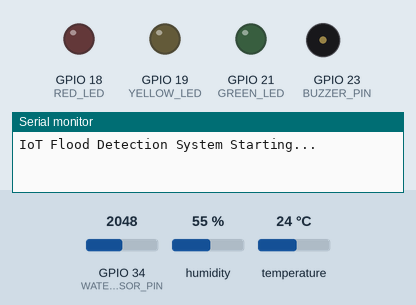
This sketch was run on a simulated ESP32. Shown: output pins drawn as LEDs (lit = HIGH), buzzer (waves = sounding, pin HIGH), the last lines printed to the serial monitor. Inputs (shaded band) come from the test bench; at power-on: GPIO 34 (WATER_SENSOR_PIN) = 2048, humidity 55 %, temperature 24 °C (analog values on the 0–4095 scale). WiFi joins after 1.5 s; servers stay silent unless stated.

Above: at 3.0 s.
3.1 s: GPIO 34 (WATER_SENSOR_PIN) set to 2191
5.3 s: GPIO 34 (WATER_SENSOR_PIN) set to 2304
At 6.7 s:
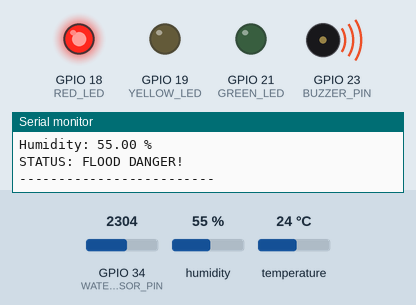
7.3 s: GPIO 34 (WATER_SENSOR_PIN) set to 491
At 9.0 s:
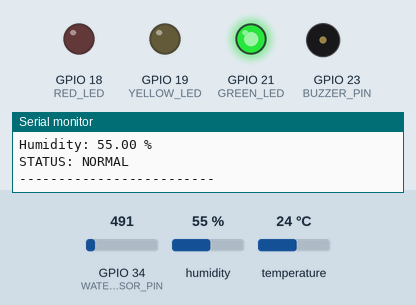
9.3 s: GPIO 34 (WATER_SENSOR_PIN) set to 872
11.0 s: GPIO 34 (WATER_SENSOR_PIN) set to 971
At 12.1 s:
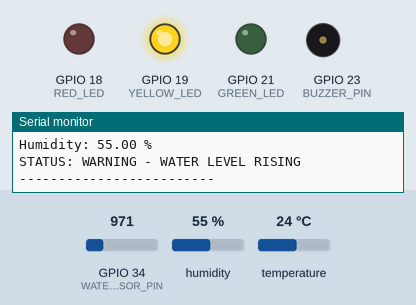
13.3 s: GPIO 34 (WATER_SENSOR_PIN) set to 0
At 15.2 s:
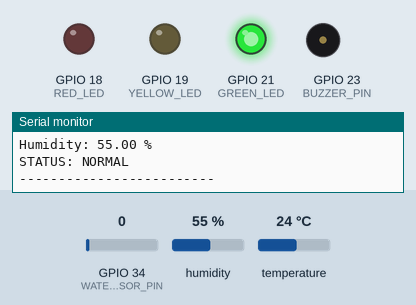
Timing chart, 0 to 16.3 s (numbered marks = the images above; inputs shaded):
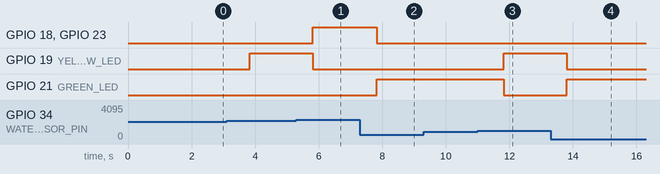

The sketch:

flood_detection.ino
```cpp
#define BLYNK_TEMPLATE_ID "BLYNK_TEMPLATE_ID"
#define BLYNK_TEMPLATE_NAME "BLYNK_TEMPLATE_NAME"
#define BLYNK_AUTH_TOKEN "BLYNK_AUTH_TOKEN"

#define BLYNK_PRINT Serial

#include <WiFi.h>
#include <BlynkSimpleEsp32.h>
#include <DHT.h>

// Wi-Fi credentials
char ssid[] = "userwifi";
char pass[] = "password";

// Sensor pins
#define WATER_SENSOR_PIN 34
#define DHT_PIN 4
#define DHT_TYPE DHT11

// LED and buzzer pins
#define RED_LED 18
#define YELLOW_LED 19
#define GREEN_LED 21
#define BUZZER_PIN 23

// DHT11 setup
DHT dht(DHT_PIN, DHT_TYPE);

// Example thresholds: calibrate using actual sensor readings
#define WARNING_THRESHOLD 10
#define FLOOD_THRESHOLD  25

BlynkTimer timer;

// Previous flood status
int previousStatus = -1;

// Status values:
// 0 = NORMAL
// 1 = WARNING
// 2 = FLOOD DANGER

void readSensors()
{
  // Read water level
 int waterRaw = analogRead(WATER_SENSOR_PIN);

 // Convert ESP32 sensor reading to 0–30 cm
 int waterLevel = map(waterRaw, 0, 2700, 0, 30);

 // Keep value within 0–30
 waterLevel = constrain(waterLevel, 0, 30);

 Serial.print("Raw Water Value: ");
 Serial.println(waterRaw);

 Serial.print("Water Level in cm: ");
 Serial.println(waterLevel);

    // V0: Water level gauge
 // Send only 0–30 value to Blynk
 Blynk.virtualWrite(V0, waterLevel);
  // Read temperature and humidity
  float temperature = dht.readTemperature();
  float humidity = dht.readHumidity();

  Serial.println("\n-------------------------");

  Serial.print("Water Level: ");
  Serial.println(waterLevel);

  // V1: Temperature gauge
  // V2: Humidity gauge
  if (!isnan(temperature) && !isnan(humidity))
  {
    Serial.print("Temperature: ");
    Serial.print(temperature);
    Serial.println(" C");

    Serial.print("Humidity: ");
    Serial.print(humidity);
    Serial.println(" %");

    Blynk.virtualWrite(V1, temperature);
    Blynk.virtualWrite(V2, humidity);
  }
  else
  {
    Serial.println("DHT11 reading failed!");
  }

  // Determine flood status
  int currentStatus;

  if (waterLevel >= FLOOD_THRESHOLD)
  {
    currentStatus = 2;
  }
  else if (waterLevel >= WARNING_THRESHOLD)
  {
    currentStatus = 1;
  }
  else
  {
    currentStatus = 0;
  }

  // Turn off all physical outputs first
  digitalWrite(RED_LED, LOW);
  digitalWrite(YELLOW_LED, LOW);
  digitalWrite(GREEN_LED, LOW);
  digitalWrite(BUZZER_PIN, LOW);

  // V3: Blynk LED widget
  // ON only during flood danger
  Blynk.virtualWrite(V3, currentStatus == 2 ? 1 : 0);

  // V4: Blynk label for flood condition
  if (currentStatus == 0)
  {
    digitalWrite(GREEN_LED, HIGH);

    Blynk.virtualWrite(V4, "NORMAL");

    Serial.println("STATUS: NORMAL");
  }
  else if (currentStatus == 1)
  {
    digitalWrite(YELLOW_LED, HIGH);

    Blynk.virtualWrite(V4, "WARNING");

    Serial.println("STATUS: WARNING - WATER LEVEL RISING");
  }
  else
  {
    digitalWrite(RED_LED, HIGH);
    digitalWrite(BUZZER_PIN, HIGH);

    Blynk.virtualWrite(V4, "FLOOD DANGER");

    Serial.println("STATUS: FLOOD DANGER!");
  }

  // Notify the owner when flood danger begins
  if (currentStatus == 2 && previousStatus != 2)
  {
    Blynk.logEvent(
      "flood_alert",
      "FLOOD WARNING! High water level detected. "
      "Please check the location immediately."
    );
  }

  previousStatus = currentStatus;

  Serial.println("-------------------------");
}

void setup()
{
  Serial.begin(115200);

  // Configure output pins
  pinMode(RED_LED, OUTPUT);
  pinMode(YELLOW_LED, OUTPUT);
  pinMode(GREEN_LED, OUTPUT);
  pinMode(BUZZER_PIN, OUTPUT);

  digitalWrite(RED_LED, LOW);
  digitalWrite(YELLOW_LED, LOW);
  digitalWrite(GREEN_LED, LOW);
  digitalWrite(BUZZER_PIN, LOW);

  // Configure analog sensor resolution
  analogReadResolution(12);

  // Start DHT11
  dht.begin();

  Serial.println("IoT Flood Detection System Starting...");

  // Connect to Wi-Fi and Blynk
  Blynk.begin(
    BLYNK_AUTH_TOKEN,
    ssid,
    pass
  );

  // Read sensors every 2 seconds
  timer.setInterval(2000L, readSensors);
}

void loop()
{
  Blynk.run();
  timer.run();
}
```

Measured:
- the behaviour switches between 2249 and 2250 on GPIO 34 (WATER_SENSOR_PIN) (found by bisection; images 0 and 1)
- the behaviour switches between 899 and 900 on GPIO 34 (WATER_SENSOR_PIN) (found by bisection; images 2 and 3)
- after the input at 5.3 s, GPIO 18 (RED_LED), GPIO 23 (BUZZER_PIN): LOW → HIGH after 0.51 s; GPIO 19 (YELLOW_LED): HIGH → LOW after 0.51 s
- after the input at 7.3 s, GPIO 18 (RED_LED), GPIO 23 (BUZZER_PIN): HIGH → LOW after 0.53 s; GPIO 21 (GREEN_LED): LOW → HIGH after 0.53 s
- after the input at 11.0 s, GPIO 19 (YELLOW_LED): LOW → HIGH after 0.83 s; GPIO 21 (GREEN_LED): HIGH → LOW after 0.83 s
- after the input at 13.3 s, GPIO 19 (YELLOW_LED): HIGH → LOW after 0.51 s; GPIO 21 (GREEN_LED): LOW → HIGH after 0.51 s
